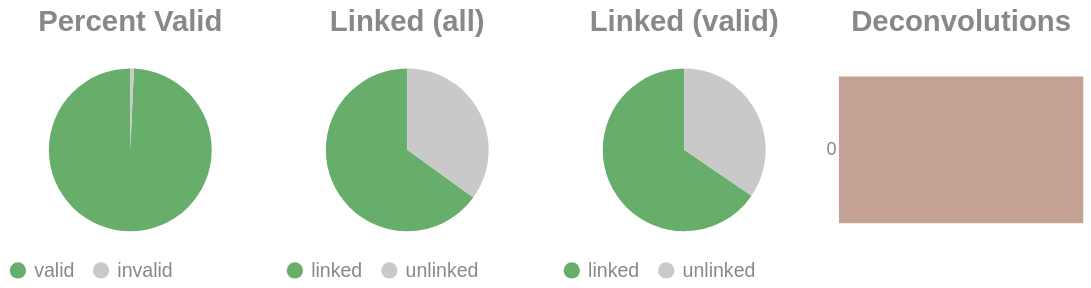

The notebook cell this image was saved under:
### Code cell
if SKIPLR:
    pass
else:
    clash = Counter()
    for i in valids['molecule'].to_list():
        _mol = i.split("-")
        if len(_mol) == 1:
            clash.update('0')
        else:
            clash.update(_mol[-1])

    _d = {"deconvolutions": [], 'count': []}
    for k,v in clash.items():
        _d['deconvolutions'].append(k)
        _d['count'].append(v)

    tot_valid = valids['reads'].sum()
    mask = valids['reads'] >= 2
    n_linked_reads = valids.filter(mask)['reads'].sum()
    if n_linked_reads == 0:
        print_html("No linked molecules (>=2 reads) were detected; skipping linked-only distributions.")
        SKIPLR = True
    else:
        perc_valid = round(tot_valid / n_reads, 4)
        linked_perc_abs = round(n_linked_reads / n_reads, 4)
        linked_perc = round(n_linked_reads / tot_valid, 4)

    _valid = pl.DataFrame({"valids": ['valid', 'invalid'], "count": [tot_valid, n_reads - tot_valid]})
    _linked_abs = pl.DataFrame({"linked (absolute)": ['linked', 'unlinked'], "count": [n_linked_reads, n_reads - n_linked_reads]})
    _linked_rel = pl.DataFrame({"linked (valids)": ['linked', 'unlinked'], "count": [n_linked_reads, tot_valid - n_linked_reads]})

    (
        alt.hconcat(
            piechart(_valid, goodval = 'valid', title = "Percent Valid"),
            piechart(_linked_abs, goodval = "linked", title =  "Linked (all)"),
            piechart(_linked_rel, goodval = "linked", title =  "Linked (valid)"),
            convolutionbar(pl.DataFrame(_d), title = "Deconvolutions"),
            center = True,
            bounds = 'flush'
        )
        .resolve_scale(color='independent')
        .resolve_legend('independent')
        .properties(usermeta={'embedOptions': {"actions": False}})
    ).display()

### Figure 1 — Vega-Lite specification as saved in the notebook (floating-point values rounded to 4 significant figures)
{"width": "container", "height": 400, "config": {"title": {"anchor": "start", "dy": -15, "fontSize": 18, "color": "#888888", "subtitleColor": "#888888", "subtitleFontSize": 14}, "arc": {"fill": "#0072B2"}, "axis": {"domainColor": "#888888", "domainWidth": 0.5, "gridWidth": 0.2, "grid": false, "titleFontWeight": 400, "titleFontSize": 15, "labelFontSize": 11, "labelColor": "#888888", "tickColor": "#888888", "tickWidth": 0.2, "titleColor": "#888888"}, "axisBand": {"grid": false}, "axisX": {"grid": true, "tickSize": 10, "domainCap": "round"}, "axisY": {"domain": false, "grid": true, "tickSize": 0, "domainCap": "round"}, "background": "transparent", "header": {"labelFontSize": 15, "labelColor": "#888888", "titleFontSize": 15, "titleFontWeight": 600, "titleColor": "#888888"}, "legend": {"labelFont": "sans-serif", "labelFontSize": 12, "labelColor": "#888888", "symbolSize": 100, "symbolType": "circle", "titleFontSize": 12, "titlePadding": 10, "titleColor": "#888888", "title": null}, "range": {"category": ["#E69F00", "#56B4E9", "#009E73", "#F0E442", "#0072B2", "#D55E00", "#CC79A7", "#000000"], "diverging": ["#cfe8f3", "#a2d4ec", "#73bfe2", "#46abdb", "#1696d2", "#12719e"]}, "area": {"fill": "#0072B2", "fillOpacity": 0.7, "line": true, "strokeOpacity": 0.7}, "line": {"color": "#0072B2", "stroke": "#0072B2", "strokeWidth": 2}, "trail": {"color": "#0072B2", "stroke": "#0072B2", "strokeWidth": 0, "size": 1}, "point": {"filled": true, "fillOpacity": 1.0, "size": 95}, "text": {"color": "#888888", "fontSize": 11, "align": "right", "fontWeight": 400, "size": 11}, "bar": {"fill": "#0072B2", "stroke": null}, "view": {"stroke": null, "continuousWidth": 660, "continuousHeight": 400}}, "hconcat": [{"data": {"name": "data-4dc3e05c1a98927201d5e716022630e2"}, "mark": {"type": "arc"}, "encoding": {"color": {"field": "valids", "legend": {"orient": "bottom", "title": null}, "scale": {"domain": ["valid", "invalid"], "range": ["#68ae6b", "#C9C9C9"]}, "title": "Valids", "type": "nominal"}, "theta": {"field": "count", "type": "quantitative"}, "tooltip": [{"field": "valids", "title": "Valids", "type": "ordinal"}, {"field": "percent", "format": ".2%", "title": "Percent", "type": "quantitative"}, {"field": "count", "title": "Count", "type": "quantitative"}]}, "height": 100, "title": {"text": "Percent Valid", "align": "center", "anchor": "middle"}, "transform": [{"calculate": "datum.count / 10758858", "as": "percent"}], "width": 150}, {"data": {"name": "data-e082c21265073d10027430f0969d4818"}, "mark": {"type": "arc"}, "encoding": {"color": {"field": "linked (absolute)", "legend": {"orient": "bottom", "title": null}, "scale": {"domain": ["linked", "unlinked"], "range": ["#68ae6b", "#C9C9C9"]}, "title": "Linked (Absolute)", "type": "nominal"}, "theta": {"field": "count", "type": "quantitative"}, "tooltip": [{"field": "linked (absolute)", "title": "Linked (Absolute)", "type": "ordinal"}, {"field": "percent", "format": ".2%", "title": "Percent", "type": "quantitative"}, {"field": "count", "title": "Count", "type": "quantitative"}]}, "height": 100, "title": {"text": "Linked (all)", "align": "center", "anchor": "middle"}, "transform": [{"calculate": "datum.count / 10758858", "as": "percent"}], "width": 150}, {"data": {"name": "data-da7edd47709da0fa7c949bacb895706a"}, "mark": {"type": "arc"}, "encoding": {"color": {"field": "linked (valids)", "legend": {"orient": "bottom", "title": null}, "scale": {"domain": ["linked", "unlinked"], "range": ["#68ae6b", "#C9C9C9"]}, "title": "Linked (Valids)", "type": "nominal"}, "theta": {"field": "count", "type": "quantitative"}, "tooltip": [{"field": "linked (valids)", "title": "Linked (Valids)", "type": "ordinal"}, {"field": "percent", "format": ".2%", "title": "Percent", "type": "quantitative"}, {"field": "count", "title": "Count", "type": "quantitative"}]}, "height": 100, "title": {"text": "Linked (valid)", "align": "center", "anchor": "middle"}, "transform": [{"calculate": "datum.count / 10682995", "as": "percent"}], "width": 150}, {"data": {"name": "data-7c7e5a0259096ce837abe470f6ebf38f"}, "mark": {"type": "bar"}, "encoding": {"color": {"field": "deconvolutions", "legend": null, "scale": {"scheme": "lightgreyred"}, "type": "nominal"}, "tooltip": [{"field": "deconvolutions", "title": "Deconvolutions", "type": "ordinal"}, {"field": "percent", "format": ".2%", "title": "Percent", "type": "quantitative"}, {"field": "count", "title": "Count", "type": "quantitative"}], "x": {"axis": null, "field": "count", "type": "quantitative"}, "y": {"field": "deconvolutions", "sort": "ascending", "title": null, "type": "nominal"}}, "height": 100, "title": {"text": "Deconvolutions", "align": "center", "anchor": "middle"}, "transform": [{"calculate": "datum.count / 5499553", "as": "percent"}], "width": 150}], "bounds": "flush", "center": true, "resolve": {"legend": {"angle": "independent"}, "scale": {"color": "independent"}}, "usermeta": {"embedOptions": {"actions": false}}, "$schema": "https://vega.github.io/schema/vega-lite/v6.1.0.json", "datasets": {"data-4dc3e05c1a98927201d5e716022630e2": [{"valids": "valid", "count": 10682995}, {"valids": "invalid", "count": 75863}], "data-e082c21265073d10027430f0969d4818": [{"linked (absolute)": "linked", "count": 6996931}, {"linked (absolute)": "unlinked", "count": 3761927}], "data-da7edd47709da0fa7c949bacb895706a": [{"linked (valids)": "linked", "count": 6996931}, {"linked (valids)": "unlinked", "count": 3686064}], "data-7c7e5a0259096ce837abe470f6ebf38f": [{"deconvolutions": "0", "count": 5499553}]}}
